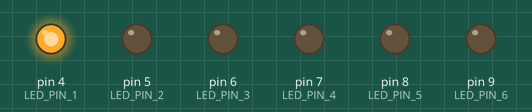
Bench run of a sketch on a simulated Arduino Uno, built with avr-gcc and run on an emulated ATmega328P. On the bench: output pins drawn as LEDs (lit = HIGH).

Above: at 0.5 s.
At 1.5 s:
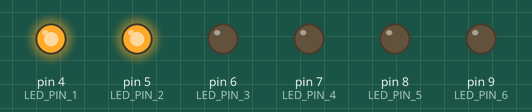
At 4.5 s:
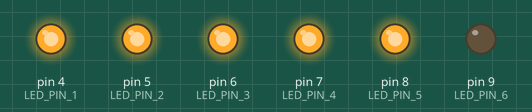
At 7.5 s:
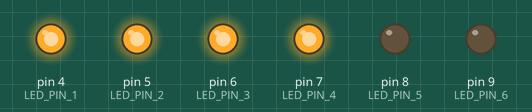
At 11.5 s:
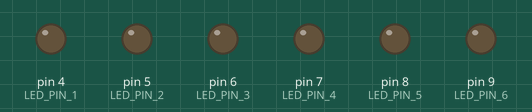
At 14.5 s:
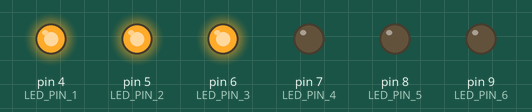
Timing chart, 0 to 15.6 s (numbered marks = the images above):
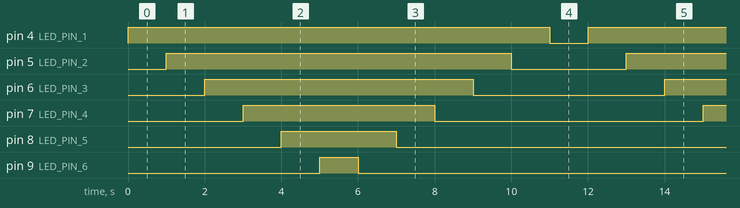

The sketch:

LED_Pattern_03.ino
```cpp
// Write Program for LED Pattern for 6 LEDs 03
#define LED_PIN_1 4
#define LED_PIN_2 5
#define LED_PIN_3 6
#define LED_PIN_4 7
#define LED_PIN_5 8
#define LED_PIN_6 9

void setup() {
  pinMode(LED_PIN_1, OUTPUT);
  pinMode(LED_PIN_2, OUTPUT);
  pinMode(LED_PIN_3, OUTPUT);
  pinMode(LED_PIN_4, OUTPUT);
  pinMode(LED_PIN_5, OUTPUT);
  pinMode(LED_PIN_6, OUTPUT);
}

void loop() {
  digitalWrite(LED_PIN_1, HIGH);
  delay(1000);
  digitalWrite(LED_PIN_2, HIGH);
  delay(1000);
    digitalWrite(LED_PIN_3, HIGH);
    delay(1000);
    digitalWrite(LED_PIN_4, HIGH);
    delay(1000);
    digitalWrite(LED_PIN_5, HIGH);
    delay(1000);
    digitalWrite(LED_PIN_6, HIGH);
    delay(1000);
    digitalWrite(LED_PIN_6, LOW);
    delay(1000);
    digitalWrite(LED_PIN_5, LOW);
    delay(1000);
    digitalWrite(LED_PIN_4, LOW);
    delay(1000);
    digitalWrite(LED_PIN_3, LOW);
    delay(1000);
    digitalWrite(LED_PIN_2, LOW);
    delay(1000);
    digitalWrite(LED_PIN_1, LOW);
    delay(1000);
}
```

Measured:
- by itself, pin 4 (LED_PIN_1): alternates HIGH for 11.0 s and LOW for 1.0 s
- by itself, pin 5 (LED_PIN_2): alternates HIGH for 9.0 s and LOW for 3.0 s
- by itself, pin 6 (LED_PIN_3): alternates HIGH for 7.0 s and LOW for 5.0 s
- by itself, pin 7 (LED_PIN_4): alternates HIGH for 5.0 s and LOW for 7.0 s
- by itself, pin 8 (LED_PIN_5): alternates HIGH for 3.0 s and LOW for 9.0 s
- by itself, pin 9 (LED_PIN_6): alternates HIGH for 1.0 s and LOW for 11.0 s
